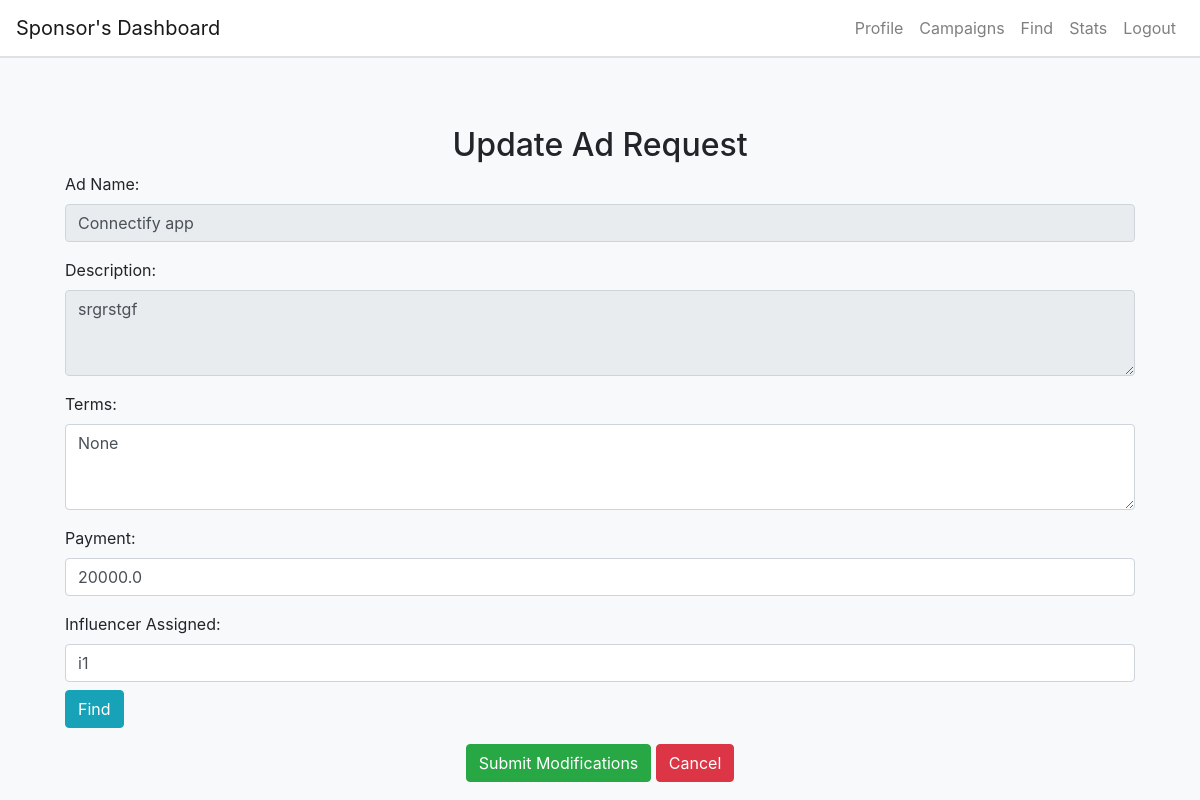
Before: /update_adrequest/2 (signed in) with the older database file.
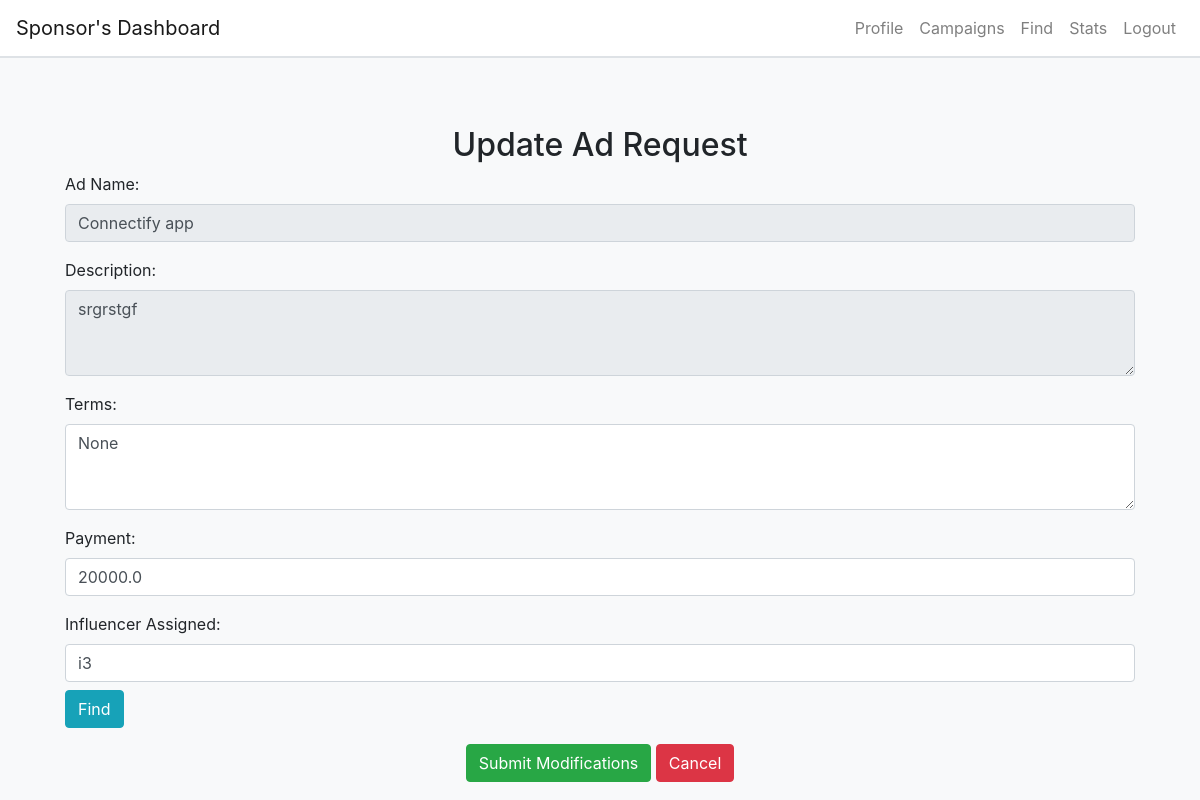
After: the same page with the newer database file.
### app.py (models this page shows)
class AdRequest(db.Model):
    id = db.Column(db.Integer, primary_key=True)
    ad_name = db.Column(db.String(100), nullable=False)
    description = db.Column(db.String(500), nullable=False)
    terms = db.Column(db.String(500), nullable=True)
    payment = db.Column(db.Float, nullable=False)
    influencer_name = db.Column(db.String(100), nullable=True)
    influencer_id = db.Column(db.Integer, db.ForeignKey('influencers.id'), nullable=True)
    campaign_id = db.Column(db.Integer, db.ForeignKey('campaign.id'), nullable=False)
    negotiation_status = db.Column(db.String(20), nullable=False, default='no negotiation')
    modified_terms = db.Column(db.Text, nullable=True)
    modified_payment = db.Column(db.Float, nullable=True)
    created_by = db.Column(db.String(20), nullable=False)
    created_at = db.Column(db.DateTime, default=datetime.utcnow)
    campaign = db.relationship('Campaign', backref='ad_requests')
    sponsor_id = db.Column(db.Integer, db.ForeignKey('sponsors.id'), nullable=False)
    status = db.Column(db.String(50), default='pending')

### app.py (the view, shortened to what this page needs)
@app.route('/update_adrequest/<int:campaign_id>', methods=['GET', 'POST'])
def update_adrequest(campaign_id):
    if 'user_id' not in session or session.get('user_role') != 'sponsor':
        flash('You need to log in first.', 'warning')
        return redirect(url_for('login'))
    user_role = session.get('user_role')
    ad_request = AdRequest.query.filter_by(campaign_id=campaign_id).first()
    if not ad_request:
        flash('Ad request not found.', 'danger')
        return redirect(url_for('sponsor_campaigns'))
    influencer_name = ad_request.influencer_name
    if request.method == 'GET':
            influencer_id = request.args.get('influencer_id')
            if influencer_id:
               influencer = db.session.get(Influencer, influencer_id)
               if influencer:
                  ad_request.influencer_name = influencer.user.name
    return render_template('update_adrequest.html', ad_request=ad_request, user_role=user_role)

### templates/update_adrequest.html
{% extends "base.html" %} {% block title %}Update Ad Request{% endblock %} {%
block content %}
<div class="container mt-5">
  <h2 class="text-center">Update Ad Request</h2>
  <form
    method="POST"
    action="{{ url_for('update_adrequest', campaign_id=ad_request.campaign_id) }}"
  >
    <div class="form-group">
      <label for="ad_name">Ad Name:</label>
      <input
        type="text"
        class="form-control"
        id="ad_name"
        name="ad_name"
        value="{{ ad_request.ad_name }}"
        readonly
      />
    </div>
    <div class="form-group">
      <label for="description">Description:</label>
      <textarea
        class="form-control"
        id="description"
        name="description"
        rows="3"
        readonly
      >
{{ ad_request.description }}</textarea
      >
    </div>
    <div class="form-group">
      <label for="terms">Terms:</label>
      <textarea class="form-control" id="terms" name="terms" rows="3">
{{ ad_request.terms }}</textarea
      >
    </div>
    <div class="form-group">
      <label for="payment">Payment:</label>
      <input
        type="number"
        class="form-control"
        id="payment"
        name="payment"
        value="{{ ad_request.payment }}"
      />
    </div>
    <div class="form-group">
      <label for="influencer">Influencer Assigned:</label>
      <input
        type="text"
        class="form-control"
        id="influencer"
        name="influencer"
        value="{{ ad_request.influencer_name }}"
      />
      <a
        href="{{url_for('request_influencer', source='update', campaign_id=ad_request.campaign_id)}}"
        class="btn btn-info mt-2"
        >Find</a
      >
    </div>
    <div class="text-center">
      <button type="submit" class="btn btn-success">
        Submit Modifications
      </button>
      <a
        href="{{ url_for('campaign_details', campaign_id=ad_request.campaign_id) }}"
        class="btn btn-danger"
        >Cancel</a
      >
    </div>
  </form>
</div>
{% endblock %}

Changed rows visible on the page:
changed AdRequest "Connectify app": influencer "i1" → "i3"
